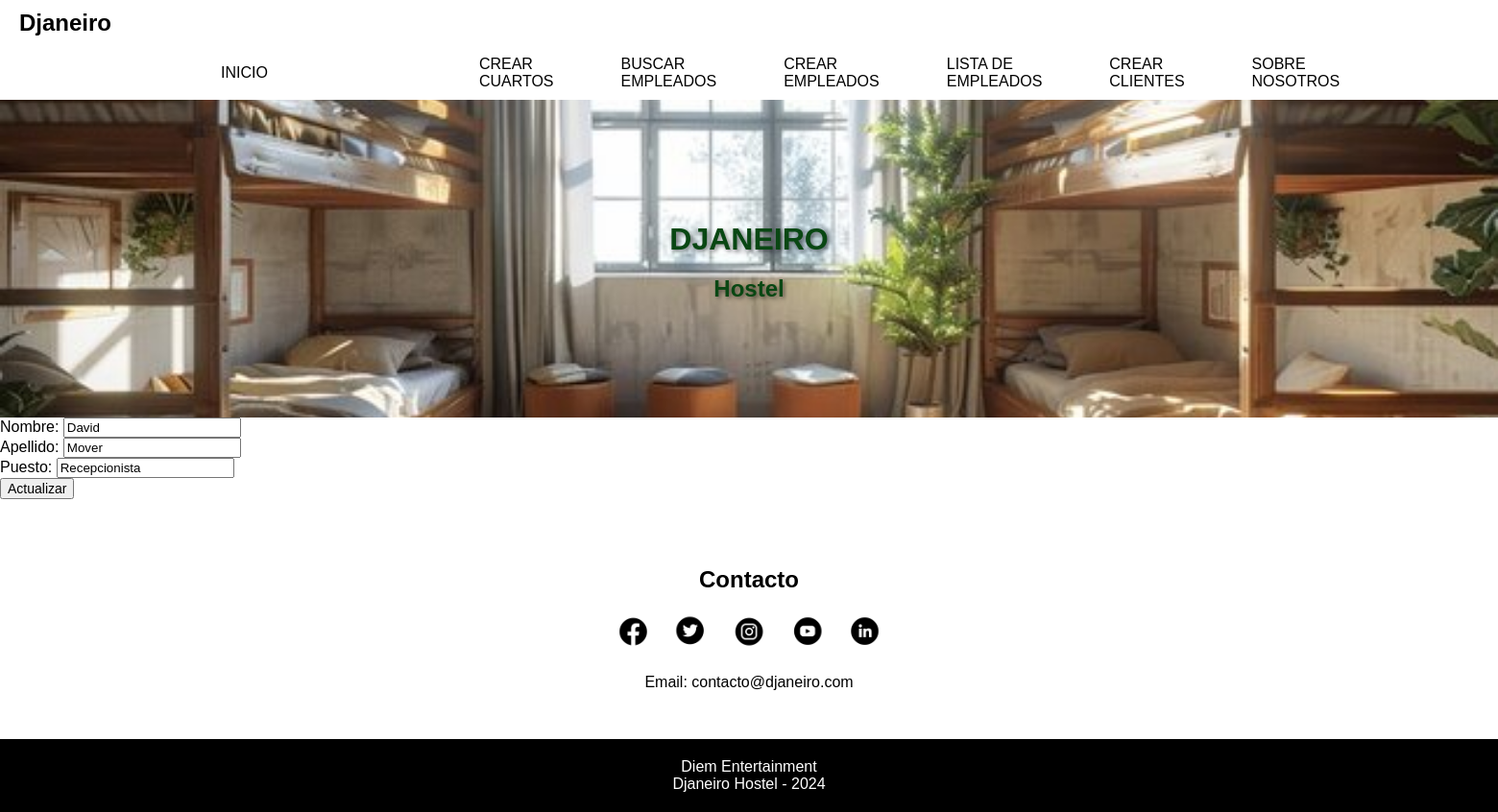
Before: /appHostel/EditaEmpleado/1 with the older database file.
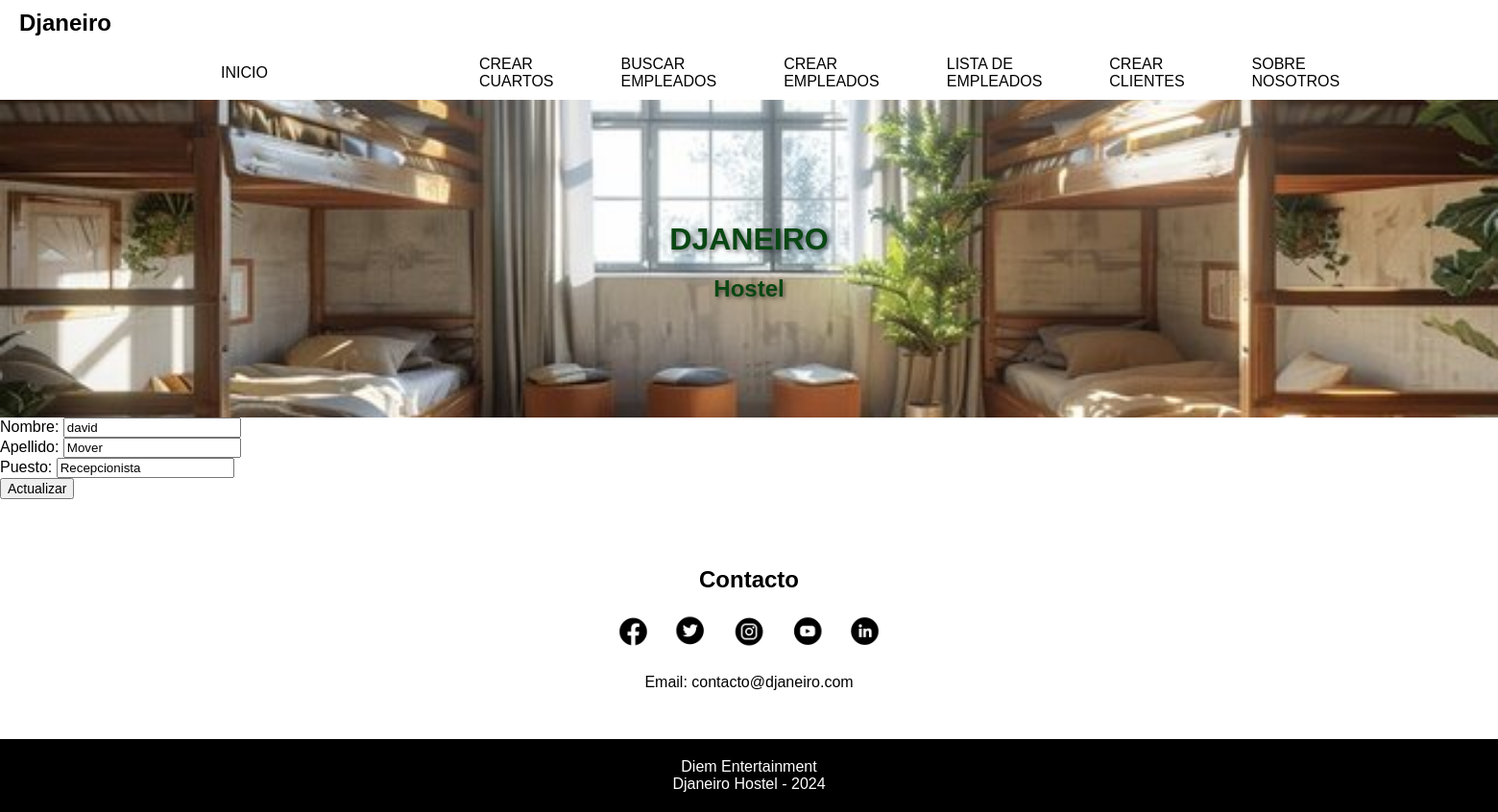
After: the same page with the newer database file.
### appHostel/models.py (models this page shows, shortened)
class Empleado(models.Model):
    nombre = models.CharField(max_length=20)
    apellido = models.CharField(max_length=20)
    puesto = models.CharField(max_length=50)

### appHostel/views.py (the view)
# urls.py: path("EditaEmpleado/<int:id>", editar_empleado, name="EditaEmpleado"),
def editar_empleado(req,id):
    if req.method == "POST":
        miFormulario = EmpleadoFormulario(req.POST)
        if miFormulario.is_valid():
            informacion = miFormulario.cleaned_data
            empleado = Empleado.objects.get(id = id)
            empleado.nombre = informacion["nombre"]
            empleado.apellido = informacion["apellido"]
            empleado.puesto = informacion["puesto"]
            empleado.save()
            return render (req,"inicio.html",{"mensaje":"Empleado actualizado con exito"})
        else:
            return render (req,"inicio.html",{"mensaje":"Datos invalidos"})
    else:
        empleado = Empleado.objects.get(id = id)
        miFormulario = EmpleadoFormulario(initial={
          "nombre": empleado.nombre,
          "apellido": empleado.apellido,
          "puesto": empleado.puesto,
        })
        return render(req,"editarEmpleado.html",{"miFormulario": miFormulario, "id":  empleado.id})

### appHostel/forms.py
class EmpleadoFormulario(forms.Form):
    nombre = forms.CharField()
    apellido = forms.CharField()
    puesto = forms.CharField()

### appHostel/templates/editarEmpleado.html (shortened to what this page needs)
{% extends 'padre.html' %}
{% block parteQueCambia %}
        <form action="{% url 'EditaEmpleado' id  %}" method="post">
            {{ miFormulario.as_p }}
            <button type="submit">Actualizar</button>
        </form>
{% endblock parteQueCambia %}

Changed rows visible on the page:
changed Empleado "Mover": nombre "David" → "david"
